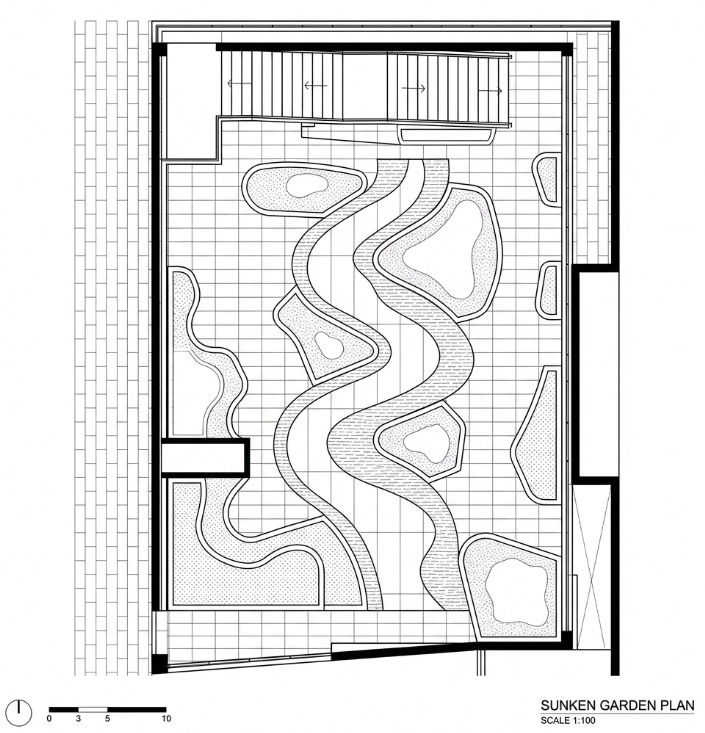
#> input picture image/KakaoTalk_Photo_2026-01-31-20-42-17.jpeg, 705 x 733 px
$ python image_to_dxf.py --input ../image/KakaoTalk_Photo_2026-01-31-20-42-17.jpeg --output out.png
#> lines starting #> are read from the running program, lines starting #| are printed output that depends on the picture; after the words box and inside, x2 and y2 are one past the last pixel; in counts of white or black regions, pixels touching at a corner belong together
import cv2
import numpy as np
import ezdxf
import argparse
import os

def save_as_svg(contours, width, height, output_path):
    with open(output_path, 'w') as f:
        f.write(f'<svg viewBox="0 0 {width} {height}" xmlns="http://www.w3.org/2000/svg">\n')
        for contour in contours:
            path_data = "M "
            for i, point in enumerate(contour):
                x, y = point[0]
                path_data += f"{x},{y} "
                if i == 0:
                    path_data += "L "
            path_data += "Z"
            f.write(f'  <path d="{path_data}" fill="none" stroke="black" stroke-width="1"/>\n')
        f.write('</svg>')

def image_to_dxf(input_path, output_path):
    # 1. 이미지 로드
#> called with output_path = 'out.png'
    img = cv2.imread(input_path)
#> img is the input picture: shape (733, 705, 3); mean B, G, R 228.7, 228.6, 228.6
    if img is None:
        print(f"Error: Could not read image from {input_path}")
        return

    # 출력 디렉토리 생성
    output_dir = os.path.dirname(output_path)
    if output_dir and not os.path.exists(output_dir):
        os.makedirs(output_dir)

    # 2. 전처리 고도화 (노이즈 제거 및 선 선명화)
    gray = cv2.cvtColor(img, cv2.COLOR_BGR2GRAY)
    height, width = gray.shape[:2]
#> height = 733; width = 705

    # Bilateral Filter는 엣지를 보존하면서 노이즈를 강력하게 제거합니다 (우글거림 방지)
    blurred = cv2.bilateralFilter(gray, 9, 75, 75)
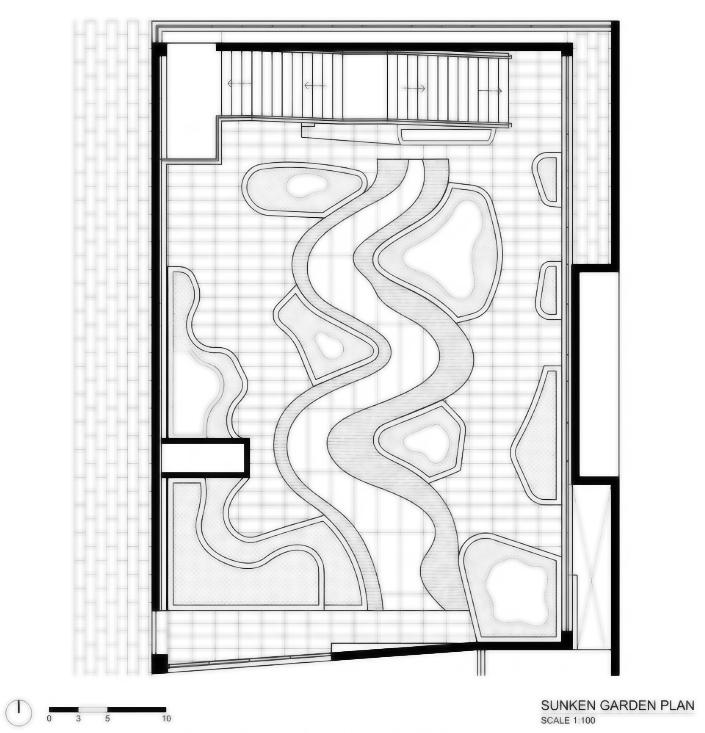
#> blurred: shape (733, 705); min 0, max 255, mean 230

    # 엣지 검출
    edges = cv2.Canny(blurred, 50, 150)
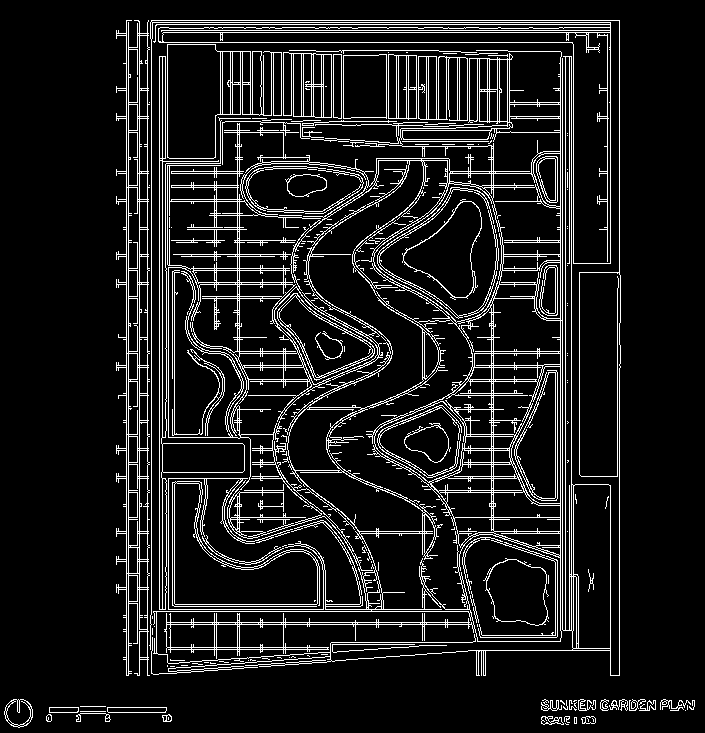
#> edges: shape (733, 705); 10.6% white in thin lines or dots

    # 모폴로지 연산 (끊어진 선 연결 및 노이즈 제거)
    kernel = np.ones((3,3), np.uint8)
    edges = cv2.dilate(edges, kernel, iterations=1)
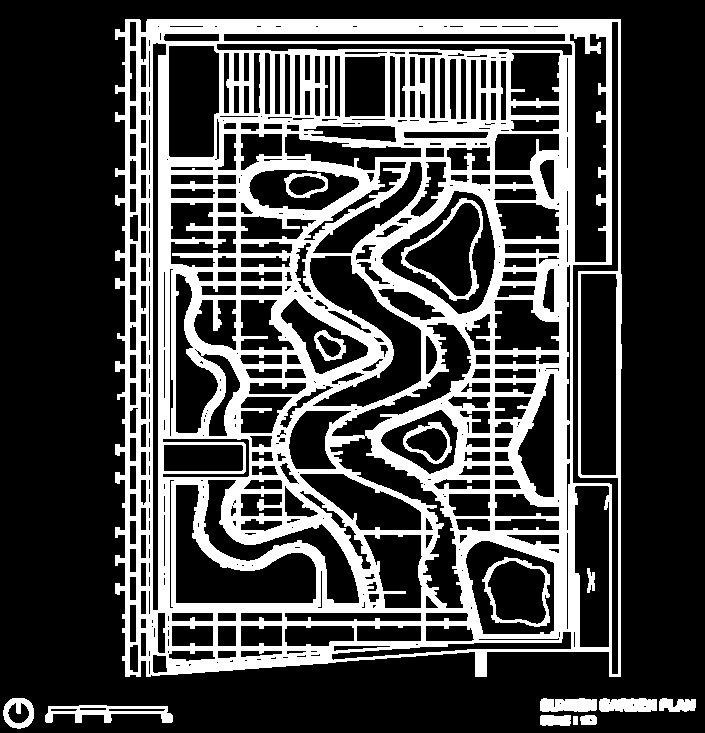
#> edges: shape (733, 705); 27.9% white; 15 white regions, largest, box (x1, y1, x2, y2) and area: (115, 19, 622, 677) 136697, (401, 198, 483, 301) 1209, (45, 705, 173, 723) 1099
    edges = cv2.erode(edges, kernel, iterations=1)
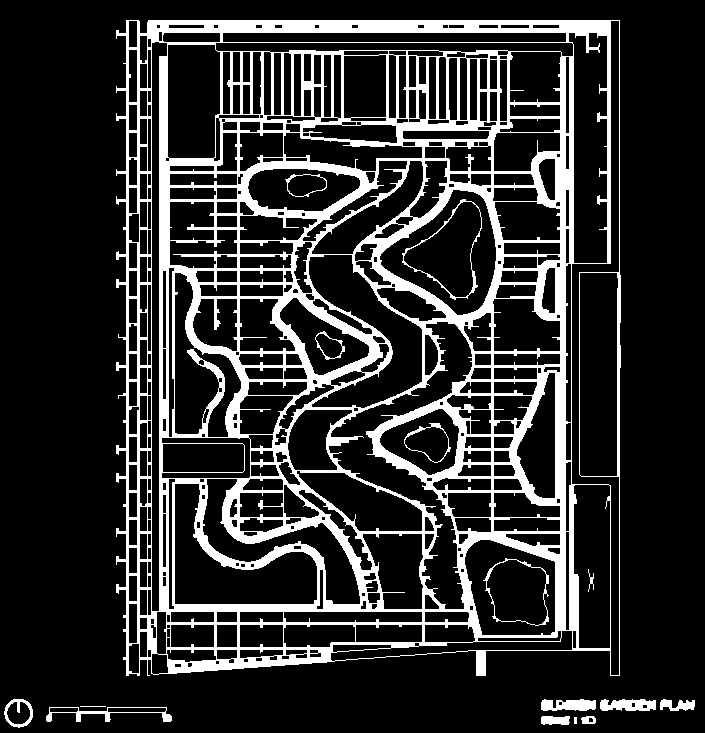
#> edges: shape (733, 705); 18.1% white; 16 white regions

    # 3. 시각적 블루프린트 이미지 생성
    blueprint_viz = np.zeros((height, width, 3), dtype=np.uint8)
    blueprint_viz[:] = (120, 50, 0)
    blueprint_viz[edges > 0] = (255, 255, 255)

    viz_output = output_path.replace('.dxf', '_blueprint.png')
    cv2.imwrite(viz_output, blueprint_viz)
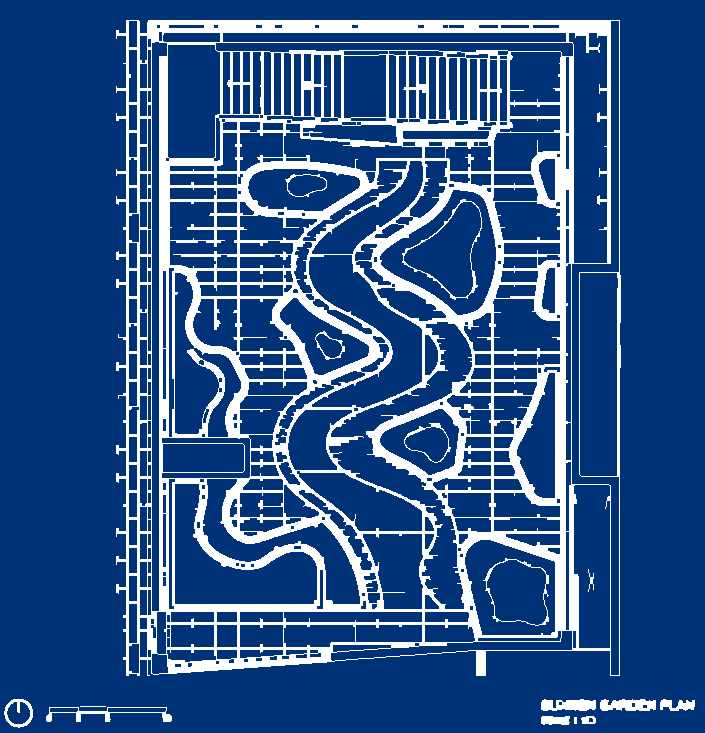
#> saved as out.png: shape (733, 705, 3); mean B, G, R 144.4, 87.1, 46.1
    print(f"Success: Blueprint visualization saved to {viz_output}")

    # 4. 윤곽선 추출 및 정형화
    contours, _ = cv2.findContours(edges, cv2.RETR_LIST, cv2.CHAIN_APPROX_SIMPLE)
#> contours = 440 contours, 50 with area under 20; largest, box (x1, y1, x2, y2) and area: (116, 20, 621, 676) 315816, (328, 321, 473, 610) 9806, (379, 189, 497, 316) 8834, (174, 483, 318, 605) 8108, (579, 272, 619, 477) 7758

    # DXF 설정
    doc = ezdxf.new('R2010')
    doc.header['$INSUNITS'] = 4
    msp = doc.modelspace()

    # 직각도 및 직선화를 위한 임계값 (도 단위)
    ANGLE_THRESHOLD = 5.0

    for contour in contours:
        if cv2.arcLength(contour, True) < 15: # 너무 짧은 선 무시
            continue

        # 단순화 (Douglas-Peucker) - epsilon을 약간 높여 잔떨림 제거
        epsilon = 0.01 * cv2.arcLength(contour, True)
        approx = cv2.approxPolyDP(contour, epsilon, True)

        if len(approx) < 2:
            continue

        points = []
        for i in range(len(approx)):
            p1 = approx[i][0]
            p2 = approx[(i + 1) % len(approx)][0]

            x1, y1 = float(p1[0]), float(height - p1[1])
            x2, y2 = float(p2[0]), float(height - p2[1])

            # 각도 계산 (라디안 -> 도)
            angle = np.abs(np.arctan2(y2 - y1, x2 - x1) * 180 / np.pi)

            # 0, 90, 180, 270도 근처라면 직각 스냅
            # 수평선 스냅 (0, 180, 360도 근처)
            if angle < ANGLE_THRESHOLD or abs(angle - 180) < ANGLE_THRESHOLD or abs(angle - 360) < ANGLE_THRESHOLD:
                y2 = y1
            # 수직선 스냅 (90, 270도 근처)
            elif abs(angle - 90) < ANGLE_THRESHOLD or abs(angle - 270) < ANGLE_THRESHOLD:
                x2 = x1

            # 첫 번째 점 추가
            if i == 0:
                points.append((x1, y1))
            points.append((x2, y2))

        # 데이터 정리 (중복 점 제거)
        final_points = []
        if points:
            final_points.append(points[0])
            for p in points[1:]:
                if np.linalg.norm(np.array(p) - np.array(final_points[-1])) > 0.5:
                    final_points.append(p)

        if len(final_points) > 2:
            msp.add_lwpolyline(final_points, close=True)
#> this loop made 440 passes
#> epsilon on passes 1, 3, 4: 0.171, 0.385, 0.736

    # 5. SVG 저장 (정형화된 데이터를 기반으로 다시 그리기 위해 points 활용 가능하지만 일단 기존 contour 사용)
    svg_output = output_path.replace('.dxf', '.svg')
    save_as_svg(contours, width, height, svg_output)
#> the loop in save_as_svg, `for contour in contours:` made 440 passes
#> path_data on passes 1 to 3: 'M ', 'M 574,717 L 574,723 576,723 576,717 Z', 'M '
    print(f"Success: SVG saved to {svg_output}")

    # 6. DXF 저장
    doc.saveas(output_path)
    print(f"Success: DXF saved to {output_path}")

    # 추가로 가공된 이미지(블루프린트 스타일)를 SVG처럼 저장하고 싶다면 vtracer 등을 쓸 수 있지만,
    # 여기서는 OpenCV 윤곽선을 직접 DXF로 변환했습니다.

if __name__ == "__main__":
    parser = argparse.ArgumentParser(description="Convert Image to DXF using OpenCV")
    parser.add_argument("--input", required=True, help="Path to input image")
    parser.add_argument("--output", required=True, help="Path to output DXF file")

    args = parser.parse_args()
    image_to_dxf(args.input, args.output)
